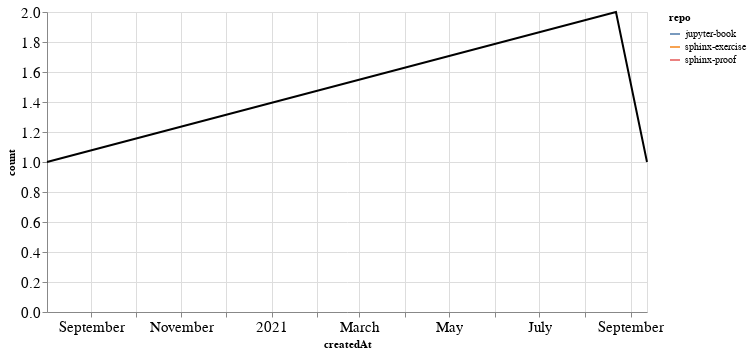

Notebook code cell kept with this figure:
### Markdown cell above
### PRs

### Code cell
prs_time = prs.groupby('repo').resample('W', on='createdAt').count()['author'].reset_index()
prs_time = prs_time.rename(columns={'author': 'count'})
prs_time_total = prs_time.groupby('createdAt').agg({"count": "sum"}).reset_index()

ch1 = alt.Chart(prs_time, width=600).mark_line().encode(
    x='createdAt',
    y='count',
    color='repo',
    tooltip="repo"
)

ch2 = alt.Chart(prs_time_total, width=600).mark_line(color="black").encode(
    x='createdAt',
    y='count',
)

ch1 + ch2

### Figure 1 — Vega-Lite specification as saved in the notebook (floating-point values rounded to 4 significant figures)
{"config": {"axisLeft": {"labelFontSize": 15}, "axisBottom": {"labelFontSize": 15}}, "layer": [{"data": {"name": "data-1b6bcce9afd28b2749bc299466f6d2d9"}, "mark": "line", "encoding": {"color": {"type": "nominal", "field": "repo"}, "tooltip": {"type": "nominal", "field": "repo"}, "x": {"type": "temporal", "field": "createdAt"}, "y": {"type": "quantitative", "field": "count"}}, "width": 600}, {"data": {"name": "data-8570df1c9ed734d4b1424c5a5b268700"}, "mark": {"type": "line", "color": "black"}, "encoding": {"x": {"type": "temporal", "field": "createdAt"}, "y": {"type": "quantitative", "field": "count"}}, "width": 600}], "$schema": "https://vega.github.io/schema/vega-lite/v4.8.1.json", "datasets": {"data-1b6bcce9afd28b2749bc299466f6d2d9": [{"repo": "jupyter-book", "createdAt": "2020-08-02T00:00:00", "count": 1}, {"repo": "sphinx-exercise", "createdAt": "2021-09-12T00:00:00", "count": 1}, {"repo": "sphinx-proof", "createdAt": "2021-08-22T00:00:00", "count": 2}], "data-8570df1c9ed734d4b1424c5a5b268700": [{"createdAt": "2020-08-02T00:00:00", "count": 1}, {"createdAt": "2021-08-22T00:00:00", "count": 2}, {"createdAt": "2021-09-12T00:00:00", "count": 1}]}}
